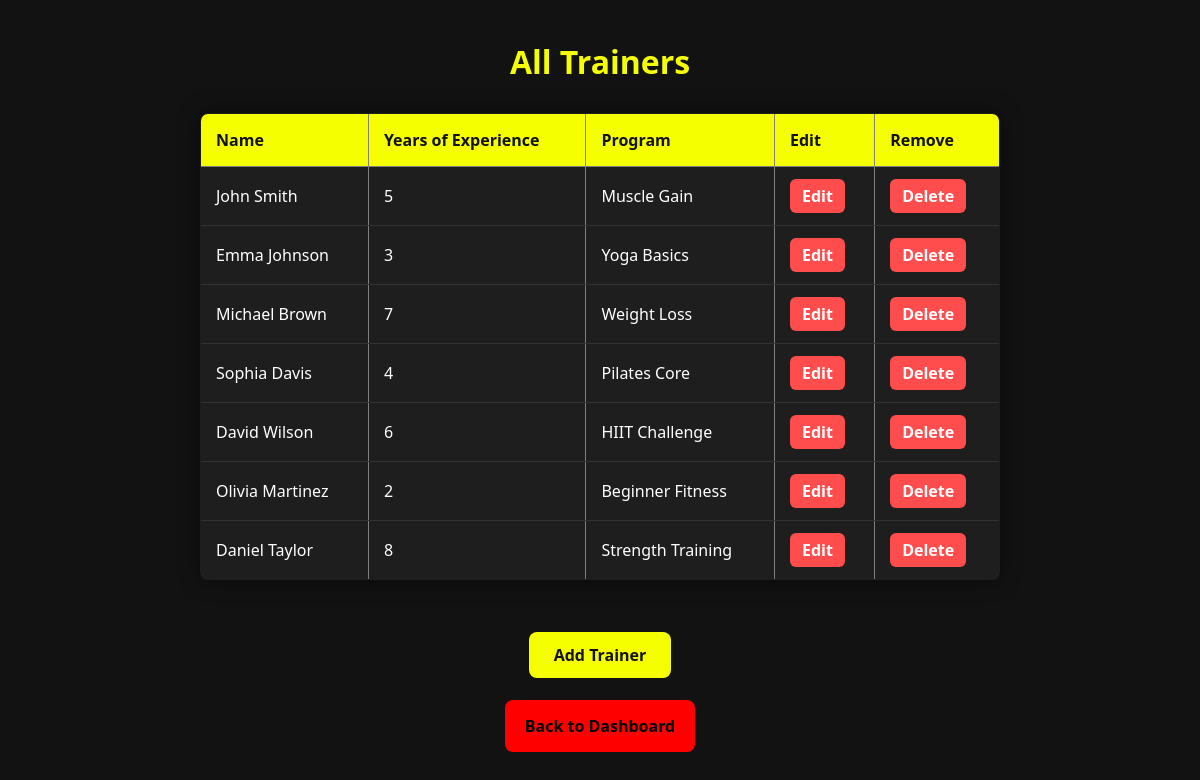
The app's page /gym_demo/admin/trainers.php (signed in) with its own data.
### tables this page shows
CREATE TABLE `trainers` (
  `id` int(11) NOT NULL,
  `name` varchar(25) NOT NULL,
  `years of experience` int(30) NOT NULL,
  `program` text NOT NULL
);

### gym_demo/admin/trainers.php (the view, shortened to what this page needs)
<?php
include 'auth.php';
?>
<!DOCTYPE html>
<html lang="en">
<head>
    <link rel="stylesheet" href="css/style.css">
</head>
<body>
<h2>All Trainers</h2>
<table border="1">
    <thead>
        <tr>
            <th>Name</th>
            <th>Years of Experience</th>
            <th>Program</th>
            <th>Edit</th>
            <th>Remove</th>
        </tr>
    </thead>
    <tbody>
        <?php
        $sql = "SELECT * FROM trainers";
        $result = mysqli_query($conn, $sql);
        while ($row = mysqli_fetch_assoc($result)) {
            echo "<tr>";
            echo "<td>{$row['name']}</td>";
            echo "<td>{$row['years of experience']}</td>";
            echo "<td>{$row['program']}</td>";
            echo "<td><a href='edit_trainer.php?id={$row['id']}'>Edit</a></td>";
            echo "<td><a href='remove_trainer.php?id={$row['id']}'>Delete</a></td>";
            echo "</tr>";
        }
        ?>
    </tbody>
</table>
<br>
<a href="add_trainer.php" class="submit">Add Trainer</a><br>
<a href="dashboard.php" class="logout-btn">Back to Dashboard</a>
</body>
</html>

### gym_demo/admin/css/style.css (style rules this page uses)
* { margin: 0; padding: 0; box-sizing: border-box; font-family: 'Segoe UI', Tahoma, Geneva, Verdana, sans-serif; }
body { background-color: #121212; color: #fff; display: flex; flex-direction: column; align-items: center; min-height: 100vh; padding: 40px 20px; }
.logout-btn { color: black; background-color: red; text-decoration: none; padding: 15px 20px; border-radius: 8px; font-weight: bold; text-align: center; }
h2 { font-size: 2rem; margin-bottom: 30px; color: #f6ff00; text-align: center; }
table { width: 100%; max-width: 800px; border-collapse: collapse; margin-bottom: 30px; background-color: #1e1e1e; border-radius: 8px; overflow: hidden; box-shadow: 0 0 20px rgba(0,0,0,0.5); }
thead { background-color: #f6ff00; color: #121212; }
thead th { padding: 15px; text-align: left; }
tbody td { padding: 12px 15px; border-bottom: 1px solid #333; }
tbody a { text-decoration: none; color: #fff; background-color: #ff4d4d; padding: 6px 12px; border-radius: 6px; font-weight: bold; transition: all 0.3s ease; }
a { display: inline-block; text-decoration: none; color: #121212; background-color: #f6ff00; padding: 12px 25px; border-radius: 8px; font-weight: bold; transition: all 0.3s ease; }
.submit { display: inline-block; text-decoration: none; color: #121212; background-color: #f6ff00; padding: 12px 25px; border-radius: 8px; font-weight: bold; transition: all 0.2s ease; }

### records on screen
trainers: name "John Smith", years of experience "5", program "Muscle Gain"
trainers: name "Emma Johnson", years of experience "3", program "Yoga Basics"
trainers: name "Michael Brown", years of experience "7", program "Weight Loss"
trainers: name "Sophia Davis", years of experience "4", program "Pilates Core"
trainers: name "David Wilson", years of experience "6", program "HIIT Challenge"
trainers: name "Olivia Martinez", years of experience "2", program "Beginner Fitness"
trainers: name "Daniel Taylor", years of experience "8", program "Strength Training"
